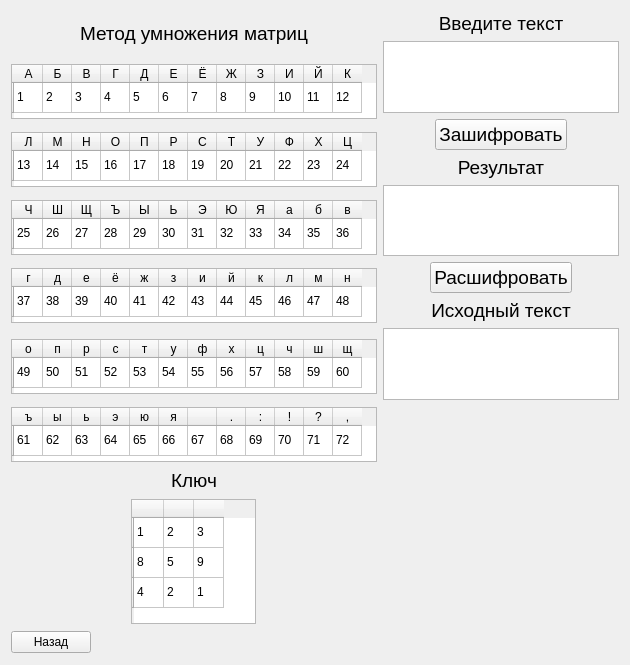
<?xml version="1.0" encoding="UTF-8"?>
<ui version="4.0">
 <class>Form</class>
 <widget class="QWidget" name="Form">
  <property name="geometry">
   <rect>
    <x>0</x>
    <y>0</y>
    <width>630</width>
    <height>665</height>
   </rect>
  </property>
  <property name="sizePolicy">
   <sizepolicy hsizetype="Fixed" vsizetype="Fixed">
    <horstretch>0</horstretch>
    <verstretch>0</verstretch>
   </sizepolicy>
  </property>
  <property name="windowTitle">
   <string>Form</string>
  </property>
  <layout class="QGridLayout" name="gridLayout">
   <item row="0" column="0">
    <layout class="QHBoxLayout" name="horizontalLayout_8">
     <item>
      <widget class="QLabel" name="label">
       <property name="sizePolicy">
        <sizepolicy hsizetype="Fixed" vsizetype="Fixed">
         <horstretch>0</horstretch>
         <verstretch>0</verstretch>
        </sizepolicy>
       </property>
       <property name="maximumSize">
        <size>
         <width>16777215</width>
         <height>30</height>
        </size>
       </property>
       <property name="font">
        <font>
         <pointsize>14</pointsize>
        </font>
       </property>
       <property name="text">
        <string>Метод умножения матриц</string>
       </property>
      </widget>
     </item>
    </layout>
   </item>
   <item row="0" column="1" rowspan="6">
    <layout class="QVBoxLayout" name="verticalLayout_5" stretch="0,0,0">
     <property name="sizeConstraint">
      <enum>QLayout::SetNoConstraint</enum>
     </property>
     <item>
      <layout class="QVBoxLayout" name="verticalLayout_6">
       <item>
        <widget class="QLabel" name="label_5">
         <property name="sizePolicy">
          <sizepolicy hsizetype="Minimum" vsizetype="Minimum">
           <horstretch>0</horstretch>
           <verstretch>0</verstretch>
          </sizepolicy>
         </property>
         <property name="font">
          <font>
           <pointsize>14</pointsize>
          </font>
         </property>
         <property name="text">
          <string>Введите текст</string>
         </property>
         <property name="alignment">
          <set>Qt::AlignCenter</set>
         </property>
        </widget>
       </item>
       <item>
        <widget class="QTextEdit" name="sourceTxtEdit">
         <property name="sizePolicy">
          <sizepolicy hsizetype="Preferred" vsizetype="Preferred">
           <horstretch>0</horstretch>
           <verstretch>0</verstretch>
          </sizepolicy>
         </property>
         <property name="sizeAdjustPolicy">
          <enum>QAbstractScrollArea::AdjustToContents</enum>
         </property>
        </widget>
       </item>
       <item>
        <layout class="QHBoxLayout" name="horizontalLayout_2">
         <property name="sizeConstraint">
          <enum>QLayout::SetMinimumSize</enum>
         </property>
         <item>
          <spacer name="horizontalSpacer_5">
           <property name="sizePolicy">
            <sizepolicy hsizetype="Minimum" vsizetype="Minimum">
             <horstretch>0</horstretch>
             <verstretch>0</verstretch>
            </sizepolicy>
           </property>
           <property name="orientation">
            <enum>Qt::Horizontal</enum>
           </property>
           <property name="sizeHint" stdset="0">
            <size>
             <width>40</width>
             <height>20</height>
            </size>
           </property>
          </spacer>
         </item>
         <item>
          <widget class="QPushButton" name="btnEncode">
           <property name="sizePolicy">
            <sizepolicy hsizetype="Minimum" vsizetype="Minimum">
             <horstretch>0</horstretch>
             <verstretch>0</verstretch>
            </sizepolicy>
           </property>
           <property name="font">
            <font>
             <pointsize>14</pointsize>
            </font>
           </property>
           <property name="text">
            <string>Зашифровать</string>
           </property>
          </widget>
         </item>
         <item>
          <spacer name="horizontalSpacer_6">
           <property name="sizePolicy">
            <sizepolicy hsizetype="Minimum" vsizetype="Minimum">
             <horstretch>0</horstretch>
             <verstretch>0</verstretch>
            </sizepolicy>
           </property>
           <property name="orientation">
            <enum>Qt::Horizontal</enum>
           </property>
           <property name="sizeHint" stdset="0">
            <size>
             <width>40</width>
             <height>20</height>
            </size>
           </property>
          </spacer>
         </item>
        </layout>
       </item>
      </layout>
     </item>
     <item>
      <layout class="QVBoxLayout" name="verticalLayout_7">
       <item>
        <widget class="QLabel" name="label_6">
         <property name="sizePolicy">
          <sizepolicy hsizetype="Minimum" vsizetype="Minimum">
           <horstretch>0</horstretch>
           <verstretch>0</verstretch>
          </sizepolicy>
         </property>
         <property name="font">
          <font>
           <pointsize>14</pointsize>
          </font>
         </property>
         <property name="text">
          <string>Результат</string>
         </property>
         <property name="alignment">
          <set>Qt::AlignCenter</set>
         </property>
        </widget>
       </item>
       <item>
        <widget class="QTextEdit" name="encodedTxtEdit">
         <property name="sizePolicy">
          <sizepolicy hsizetype="Preferred" vsizetype="Preferred">
           <horstretch>0</horstretch>
           <verstretch>0</verstretch>
          </sizepolicy>
         </property>
         <property name="sizeAdjustPolicy">
          <enum>QAbstractScrollArea::AdjustToContents</enum>
         </property>
         <property name="readOnly">
          <bool>true</bool>
         </property>
        </widget>
       </item>
       <item>
        <layout class="QHBoxLayout" name="horizontalLayout_4">
         <item>
          <spacer name="horizontalSpacer_7">
           <property name="sizePolicy">
            <sizepolicy hsizetype="Minimum" vsizetype="Minimum">
             <horstretch>0</horstretch>
             <verstretch>0</verstretch>
            </sizepolicy>
           </property>
           <property name="orientation">
            <enum>Qt::Horizontal</enum>
           </property>
           <property name="sizeHint" stdset="0">
            <size>
             <width>40</width>
             <height>20</height>
            </size>
           </property>
          </spacer>
         </item>
         <item>
          <widget class="QPushButton" name="btnDecode">
           <property name="sizePolicy">
            <sizepolicy hsizetype="Minimum" vsizetype="Minimum">
             <horstretch>0</horstretch>
             <verstretch>0</verstretch>
            </sizepolicy>
           </property>
           <property name="font">
            <font>
             <pointsize>14</pointsize>
            </font>
           </property>
           <property name="text">
            <string>Расшифровать</string>
           </property>
          </widget>
         </item>
         <item>
          <spacer name="horizontalSpacer_8">
           <property name="sizePolicy">
            <sizepolicy hsizetype="Minimum" vsizetype="Minimum">
             <horstretch>0</horstretch>
             <verstretch>0</verstretch>
            </sizepolicy>
           </property>
           <property name="orientation">
            <enum>Qt::Horizontal</enum>
           </property>
           <property name="sizeHint" stdset="0">
            <size>
             <width>40</width>
             <height>20</height>
            </size>
           </property>
          </spacer>
         </item>
        </layout>
       </item>
      </layout>
     </item>
     <item>
      <layout class="QVBoxLayout" name="verticalLayout_8">
       <item>
        <widget class="QLabel" name="label_7">
         <property name="sizePolicy">
          <sizepolicy hsizetype="Minimum" vsizetype="Minimum">
           <horstretch>0</horstretch>
           <verstretch>0</verstretch>
          </sizepolicy>
         </property>
         <property name="font">
          <font>
           <pointsize>14</pointsize>
          </font>
         </property>
         <property name="text">
          <string>Исходный текст</string>
         </property>
         <property name="alignment">
          <set>Qt::AlignCenter</set>
         </property>
        </widget>
       </item>
       <item>
        <widget class="QTextEdit" name="decodedTxtEdit">
         <property name="sizePolicy">
          <sizepolicy hsizetype="Preferred" vsizetype="Preferred">
           <horstretch>0</horstretch>
           <verstretch>0</verstretch>
          </sizepolicy>
         </property>
         <property name="sizeAdjustPolicy">
          <enum>QAbstractScrollArea::AdjustToContents</enum>
         </property>
         <property name="readOnly">
          <bool>true</bool>
         </property>
        </widget>
       </item>
      </layout>
     </item>
    </layout>
   </item>
   <item row="1" column="0">
    <widget class="QTableWidget" name="tableWidget">
     <property name="sizePolicy">
      <sizepolicy hsizetype="Fixed" vsizetype="Fixed">
       <horstretch>0</horstretch>
       <verstretch>0</verstretch>
      </sizepolicy>
     </property>
     <property name="maximumSize">
      <size>
       <width>16777215</width>
       <height>55</height>
      </size>
     </property>
     <property name="sizeAdjustPolicy">
      <enum>QAbstractScrollArea::AdjustToContents</enum>
     </property>
     <attribute name="horizontalHeaderDefaultSectionSize">
      <number>29</number>
     </attribute>
     <row>
      <property name="text">
       <string/>
      </property>
     </row>
     <column>
      <property name="text">
       <string>А</string>
      </property>
     </column>
     <column>
      <property name="text">
       <string>Б</string>
      </property>
     </column>
     <column>
      <property name="text">
       <string>В</string>
      </property>
     </column>
     <column>
      <property name="text">
       <string>Г</string>
      </property>
     </column>
     <column>
      <property name="text">
       <string>Д</string>
      </property>
     </column>
     <column>
      <property name="text">
       <string>Е</string>
      </property>
     </column>
     <column>
      <property name="text">
       <string>Ё</string>
      </property>
     </column>
     <column>
      <property name="text">
       <string>Ж</string>
      </property>
     </column>
     <column>
      <property name="text">
       <string>З</string>
      </property>
     </column>
     <column>
      <property name="text">
       <string>И</string>
      </property>
     </column>
     <column>
      <property name="text">
       <string>Й</string>
      </property>
     </column>
     <column>
      <property name="text">
       <string>К</string>
      </property>
     </column>
     <item row="0" column="0">
      <property name="text">
       <string>1</string>
      </property>
     </item>
     <item row="0" column="1">
      <property name="text">
       <string>2</string>
      </property>
     </item>
     <item row="0" column="2">
      <property name="text">
       <string>3</string>
      </property>
     </item>
     <item row="0" column="3">
      <property name="text">
       <string>4</string>
      </property>
     </item>
     <item row="0" column="4">
      <property name="text">
       <string>5</string>
      </property>
     </item>
     <item row="0" column="5">
      <property name="text">
       <string>6</string>
      </property>
     </item>
     <item row="0" column="6">
      <property name="text">
       <string>7</string>
      </property>
     </item>
     <item row="0" column="7">
      <property name="text">
       <string>8</string>
      </property>
     </item>
     <item row="0" column="8">
      <property name="text">
       <string>9</string>
      </property>
     </item>
     <item row="0" column="9">
      <property name="text">
       <string>10</string>
      </property>
     </item>
     <item row="0" column="10">
      <property name="text">
       <string>11</string>
      </property>
     </item>
     <item row="0" column="11">
      <property name="text">
       <string>12</string>
      </property>
     </item>
    </widget>
   </item>
   <item row="2" column="0">
    <widget class="QTableWidget" name="tableWidget_3">
     <property name="sizePolicy">
      <sizepolicy hsizetype="Fixed" vsizetype="Fixed">
       <horstretch>0</horstretch>
       <verstretch>0</verstretch>
      </sizepolicy>
     </property>
     <property name="maximumSize">
      <size>
       <width>16777215</width>
       <height>55</height>
      </size>
     </property>
     <property name="sizeAdjustPolicy">
      <enum>QAbstractScrollArea::AdjustToContents</enum>
     </property>
     <attribute name="horizontalHeaderDefaultSectionSize">
      <number>29</number>
     </attribute>
     <row>
      <property name="text">
       <string/>
      </property>
     </row>
     <column>
      <property name="text">
       <string>Л</string>
      </property>
     </column>
     <column>
      <property name="text">
       <string>М</string>
      </property>
     </column>
     <column>
      <property name="text">
       <string>Н</string>
      </property>
     </column>
     <column>
      <property name="text">
       <string>О</string>
      </property>
     </column>
     <column>
      <property name="text">
       <string>П</string>
      </property>
     </column>
     <column>
      <property name="text">
       <string>Р</string>
      </property>
     </column>
     <column>
      <property name="text">
       <string>С</string>
      </property>
     </column>
     <column>
      <property name="text">
       <string>Т</string>
      </property>
     </column>
     <column>
      <property name="text">
       <string>У</string>
      </property>
     </column>
     <column>
      <property name="text">
       <string>Ф</string>
      </property>
     </column>
     <column>
      <property name="text">
       <string>Х</string>
      </property>
     </column>
     <column>
      <property name="text">
       <string>Ц</string>
      </property>
     </column>
     <item row="0" column="0">
      <property name="text">
       <string>13</string>
      </property>
     </item>
     <item row="0" column="1">
      <property name="text">
       <string>14</string>
      </property>
     </item>
     <item row="0" column="2">
      <property name="text">
       <string>15</string>
      </property>
     </item>
     <item row="0" column="3">
      <property name="text">
       <string>16</string>
      </property>
     </item>
     <item row="0" column="4">
      <property name="text">
       <string>17</string>
      </property>
     </item>
     <item row="0" column="5">
      <property name="text">
       <string>18</string>
      </property>
     </item>
     <item row="0" column="6">
      <property name="text">
       <string>19</string>
      </property>
     </item>
     <item row="0" column="7">
      <property name="text">
       <string>20</string>
      </property>
     </item>
     <item row="0" column="8">
      <property name="text">
       <string>21</string>
      </property>
     </item>
     <item row="0" column="9">
      <property name="text">
       <string>22</string>
      </property>
     </item>
     <item row="0" column="10">
      <property name="text">
       <string>23</string>
      </property>
     </item>
     <item row="0" column="11">
      <property name="text">
       <string>24</string>
      </property>
     </item>
    </widget>
   </item>
   <item row="4" column="0">
    <widget class="QTableWidget" name="tableWidget_5">
     <property name="sizePolicy">
      <sizepolicy hsizetype="Fixed" vsizetype="Fixed">
       <horstretch>0</horstretch>
       <verstretch>0</verstretch>
      </sizepolicy>
     </property>
     <property name="maximumSize">
      <size>
       <width>16777215</width>
       <height>55</height>
      </size>
     </property>
     <property name="sizeAdjustPolicy">
      <enum>QAbstractScrollArea::AdjustToContents</enum>
     </property>
     <attribute name="horizontalHeaderDefaultSectionSize">
      <number>29</number>
     </attribute>
     <row>
      <property name="text">
       <string/>
      </property>
     </row>
     <column>
      <property name="text">
       <string>г</string>
      </property>
     </column>
     <column>
      <property name="text">
       <string>д</string>
      </property>
     </column>
     <column>
      <property name="text">
       <string>е</string>
      </property>
     </column>
     <column>
      <property name="text">
       <string>ё</string>
      </property>
     </column>
     <column>
      <property name="text">
       <string>ж</string>
      </property>
     </column>
     <column>
      <property name="text">
       <string>з</string>
      </property>
     </column>
     <column>
      <property name="text">
       <string>и</string>
      </property>
     </column>
     <column>
      <property name="text">
       <string>й</string>
      </property>
     </column>
     <column>
      <property name="text">
       <string>к</string>
      </property>
     </column>
     <column>
      <property name="text">
       <string>л</string>
      </property>
     </column>
     <column>
      <property name="text">
       <string>м</string>
      </property>
     </column>
     <column>
      <property name="text">
       <string>н</string>
      </property>
     </column>
     <item row="0" column="0">
      <property name="text">
       <string>37</string>
      </property>
     </item>
     <item row="0" column="1">
      <property name="text">
       <string>38</string>
      </property>
     </item>
     <item row="0" column="2">
      <property name="text">
       <string>39</string>
      </property>
     </item>
     <item row="0" column="3">
      <property name="text">
       <string>40</string>
      </property>
     </item>
     <item row="0" column="4">
      <property name="text">
       <string>41</string>
      </property>
     </item>
     <item row="0" column="5">
      <property name="text">
       <string>42</string>
      </property>
     </item>
     <item row="0" column="6">
      <property name="text">
       <string>43</string>
      </property>
     </item>
     <item row="0" column="7">
      <property name="text">
       <string>44</string>
      </property>
     </item>
     <item row="0" column="8">
      <property name="text">
       <string>45</string>
      </property>
     </item>
     <item row="0" column="9">
      <property name="text">
       <string>46</string>
      </property>
     </item>
     <item row="0" column="10">
      <property name="text">
       <string>47</string>
      </property>
     </item>
     <item row="0" column="11">
      <property name="text">
       <string>48</string>
      </property>
     </item>
    </widget>
   </item>
   <item row="7" column="0">
    <layout class="QHBoxLayout" name="horizontalLayout_5">
     <item>
      <widget class="QLabel" name="label_8">
       <property name="sizePolicy">
        <sizepolicy hsizetype="Fixed" vsizetype="Fixed">
         <horstretch>0</horstretch>
         <verstretch>0</verstretch>
        </sizepolicy>
       </property>
       <property name="font">
        <font>
         <pointsize>14</pointsize>
        </font>
       </property>
       <property name="text">
        <string>Ключ</string>
       </property>
       <property name="alignment">
        <set>Qt::AlignCenter</set>
       </property>
      </widget>
     </item>
    </layout>
   </item>
   <item row="3" column="0">
    <widget class="QTableWidget" name="tableWidget_6">
     <property name="sizePolicy">
      <sizepolicy hsizetype="Fixed" vsizetype="Fixed">
       <horstretch>0</horstretch>
       <verstretch>0</verstretch>
      </sizepolicy>
     </property>
     <property name="maximumSize">
      <size>
       <width>16777215</width>
       <height>55</height>
      </size>
     </property>
     <property name="sizeAdjustPolicy">
      <enum>QAbstractScrollArea::AdjustToContents</enum>
     </property>
     <attribute name="horizontalHeaderDefaultSectionSize">
      <number>29</number>
     </attribute>
     <row>
      <property name="text">
       <string/>
      </property>
     </row>
     <column>
      <property name="text">
       <string>Ч</string>
      </property>
     </column>
     <column>
      <property name="text">
       <string>Ш</string>
      </property>
     </column>
     <column>
      <property name="text">
       <string>Щ</string>
      </property>
     </column>
     <column>
      <property name="text">
       <string>Ъ</string>
      </property>
     </column>
     <column>
      <property name="text">
       <string>Ы</string>
      </property>
     </column>
     <column>
      <property name="text">
       <string>Ь</string>
      </property>
     </column>
     <column>
      <property name="text">
       <string>Э</string>
      </property>
     </column>
     <column>
      <property name="text">
       <string>Ю</string>
      </property>
     </column>
     <column>
      <property name="text">
       <string>Я</string>
      </property>
     </column>
     <column>
      <property name="text">
       <string>а</string>
      </property>
     </column>
     <column>
      <property name="text">
       <string>б</string>
      </property>
     </column>
     <column>
      <property name="text">
       <string>в</string>
      </property>
     </column>
     <item row="0" column="0">
      <property name="text">
       <string>25</string>
      </property>
     </item>
     <item row="0" column="1">
      <property name="text">
       <string>26</string>
      </property>
     </item>
     <item row="0" column="2">
      <property name="text">
       <string>27</string>
      </property>
     </item>
     <item row="0" column="3">
      <property name="text">
       <string>28</string>
      </property>
     </item>
     <item row="0" column="4">
      <property name="text">
       <string>29</string>
      </property>
     </item>
     <item row="0" column="5">
      <property name="text">
       <string>30</string>
      </property>
     </item>
     <item row="0" column="6">
      <property name="text">
       <string>31</string>
      </property>
     </item>
     <item row="0" column="7">
      <property name="text">
       <string>32</string>
      </property>
     </item>
     <item row="0" column="8">
      <property name="text">
       <string>33</string>
      </property>
     </item>
     <item row="0" column="9">
      <property name="text">
       <string>34</string>
      </property>
     </item>
     <item row="0" column="10">
      <property name="text">
       <string>35</string>
      </property>
     </item>
     <item row="0" column="11">
      <property name="text">
       <string>36</string>
      </property>
     </item>
    </widget>
   </item>
   <item row="5" column="0">
    <widget class="QTableWidget" name="tableWidget_4">
     <property name="sizePolicy">
      <sizepolicy hsizetype="Fixed" vsizetype="Fixed">
       <horstretch>0</horstretch>
       <verstretch>0</verstretch>
      </sizepolicy>
     </property>
     <property name="maximumSize">
      <size>
       <width>16777215</width>
       <height>55</height>
      </size>
     </property>
     <property name="sizeAdjustPolicy">
      <enum>QAbstractScrollArea::AdjustToContents</enum>
     </property>
     <attribute name="horizontalHeaderDefaultSectionSize">
      <number>29</number>
     </attribute>
     <row>
      <property name="text">
       <string/>
      </property>
     </row>
     <column>
      <property name="text">
       <string>о</string>
      </property>
     </column>
     <column>
      <property name="text">
       <string>п</string>
      </property>
     </column>
     <column>
      <property name="text">
       <string>р</string>
      </property>
     </column>
     <column>
      <property name="text">
       <string>с</string>
      </property>
     </column>
     <column>
      <property name="text">
       <string>т</string>
      </property>
     </column>
     <column>
      <property name="text">
       <string>у</string>
      </property>
     </column>
     <column>
      <property name="text">
       <string>ф</string>
      </property>
     </column>
     <column>
      <property name="text">
       <string>х</string>
      </property>
     </column>
     <column>
      <property name="text">
       <string>ц</string>
      </property>
     </column>
     <column>
      <property name="text">
       <string>ч</string>
      </property>
     </column>
     <column>
      <property name="text">
       <string>ш</string>
      </property>
     </column>
     <column>
      <property name="text">
       <string>щ</string>
      </property>
     </column>
     <item row="0" column="0">
      <property name="text">
       <string>49</string>
      </property>
     </item>
     <item row="0" column="1">
      <property name="text">
       <string>50</string>
      </property>
     </item>
     <item row="0" column="2">
      <property name="text">
       <string>51</string>
      </property>
     </item>
     <item row="0" column="3">
      <property name="text">
       <string>52</string>
      </property>
     </item>
     <item row="0" column="4">
      <property name="text">
       <string>53</string>
      </property>
     </item>
     <item row="0" column="5">
      <property name="text">
       <string>54</string>
      </property>
     </item>
     <item row="0" column="6">
      <property name="text">
       <string>55</string>
      </property>
     </item>
     <item row="0" column="7">
      <property name="text">
       <string>56</string>
      </property>
     </item>
     <item row="0" column="8">
      <property name="text">
       <string>57</string>
      </property>
     </item>
     <item row="0" column="9">
      <property name="text">
       <string>58</string>
      </property>
     </item>
     <item row="0" column="10">
      <property name="text">
       <string>59</string>
      </property>
     </item>
     <item row="0" column="11">
      <property name="text">
       <string>60</string>
      </property>
     </item>
    </widget>
   </item>
   <item row="6" column="0">
    <widget class="QTableWidget" name="tableWidget_2">
     <property name="sizePolicy">
      <sizepolicy hsizetype="Fixed" vsizetype="Fixed">
       <horstretch>0</horstretch>
       <verstretch>0</verstretch>
      </sizepolicy>
     </property>
     <property name="maximumSize">
      <size>
       <width>16777215</width>
       <height>55</height>
      </size>
     </property>
     <property name="sizeAdjustPolicy">
      <enum>QAbstractScrollArea::AdjustToContents</enum>
     </property>
     <attribute name="horizontalHeaderDefaultSectionSize">
      <number>29</number>
     </attribute>
     <row>
      <property name="text">
       <string/>
      </property>
     </row>
     <column>
      <property name="text">
       <string>ъ</string>
      </property>
     </column>
     <column>
      <property name="text">
       <string>ы</string>
      </property>
     </column>
     <column>
      <property name="text">
       <string>ь</string>
      </property>
     </column>
     <column>
      <property name="text">
       <string>э</string>
      </property>
     </column>
     <column>
      <property name="text">
       <string>ю</string>
      </property>
     </column>
     <column>
      <property name="text">
       <string>я</string>
      </property>
     </column>
     <column>
      <property name="text">
       <string/>
      </property>
     </column>
     <column>
      <property name="text">
       <string>.</string>
      </property>
     </column>
     <column>
      <property name="text">
       <string>:</string>
      </property>
     </column>
     <column>
      <property name="text">
       <string>!</string>
      </property>
     </column>
     <column>
      <property name="text">
       <string>?</string>
      </property>
     </column>
     <column>
      <property name="text">
       <string>,</string>
      </property>
     </column>
     <item row="0" column="0">
      <property name="text">
       <string>61</string>
      </property>
     </item>
     <item row="0" column="1">
      <property name="text">
       <string>62</string>
      </property>
     </item>
     <item row="0" column="2">
      <property name="text">
       <string>63</string>
      </property>
     </item>
     <item row="0" column="3">
      <property name="text">
       <string>64</string>
      </property>
     </item>
     <item row="0" column="4">
      <property name="text">
       <string>65</string>
      </property>
     </item>
     <item row="0" column="5">
      <property name="text">
       <string>66</string>
      </property>
     </item>
     <item row="0" column="6">
      <property name="text">
       <string>67</string>
      </property>
     </item>
     <item row="0" column="7">
      <property name="text">
       <string>68</string>
      </property>
     </item>
     <item row="0" column="8">
      <property name="text">
       <string>69</string>
      </property>
     </item>
     <item row="0" column="9">
      <property name="text">
       <string>70</string>
      </property>
     </item>
     <item row="0" column="10">
      <property name="text">
       <string>71</string>
      </property>
     </item>
     <item row="0" column="11">
      <property name="text">
       <string>72</string>
      </property>
     </item>
    </widget>
   </item>
   <item row="8" column="0">
    <layout class="QHBoxLayout" name="horizontalLayout_6">
     <item>
      <widget class="QTableWidget" name="keyTable">
       <property name="sizePolicy">
        <sizepolicy hsizetype="Fixed" vsizetype="Fixed">
         <horstretch>0</horstretch>
         <verstretch>0</verstretch>
        </sizepolicy>
       </property>
       <property name="maximumSize">
        <size>
         <width>125</width>
         <height>125</height>
        </size>
       </property>
       <attribute name="horizontalHeaderDefaultSectionSize">
        <number>30</number>
       </attribute>
       <attribute name="horizontalHeaderMinimumSectionSize">
        <number>30</number>
       </attribute>
       <row>
        <property name="text">
         <string/>
        </property>
       </row>
       <row>
        <property name="text">
         <string/>
        </property>
       </row>
       <row>
        <property name="text">
         <string/>
        </property>
       </row>
       <column>
        <property name="text">
         <string/>
        </property>
       </column>
       <column>
        <property name="text">
         <string/>
        </property>
       </column>
       <column>
        <property name="text">
         <string/>
        </property>
       </column>
       <item row="0" column="0">
        <property name="text">
         <string>1</string>
        </property>
       </item>
       <item row="0" column="1">
        <property name="text">
         <string>2</string>
        </property>
       </item>
       <item row="0" column="2">
        <property name="text">
         <string>3</string>
        </property>
       </item>
       <item row="1" column="0">
        <property name="text">
         <string>8</string>
        </property>
       </item>
       <item row="1" column="1">
        <property name="text">
         <string>5</string>
        </property>
       </item>
       <item row="1" column="2">
        <property name="text">
         <string>9</string>
        </property>
       </item>
       <item row="2" column="0">
        <property name="text">
         <string>4</string>
        </property>
       </item>
       <item row="2" column="1">
        <property name="text">
         <string>2</string>
        </property>
       </item>
       <item row="2" column="2">
        <property name="text">
         <string>1</string>
        </property>
       </item>
      </widget>
     </item>
    </layout>
   </item>
   <item row="9" column="0">
    <widget class="QPushButton" name="btnBack">
     <property name="sizePolicy">
      <sizepolicy hsizetype="Fixed" vsizetype="Fixed">
       <horstretch>0</horstretch>
       <verstretch>0</verstretch>
      </sizepolicy>
     </property>
     <property name="text">
      <string>Назад</string>
     </property>
    </widget>
   </item>
  </layout>
 </widget>
 <resources/>
 <connections/>
</ui>
